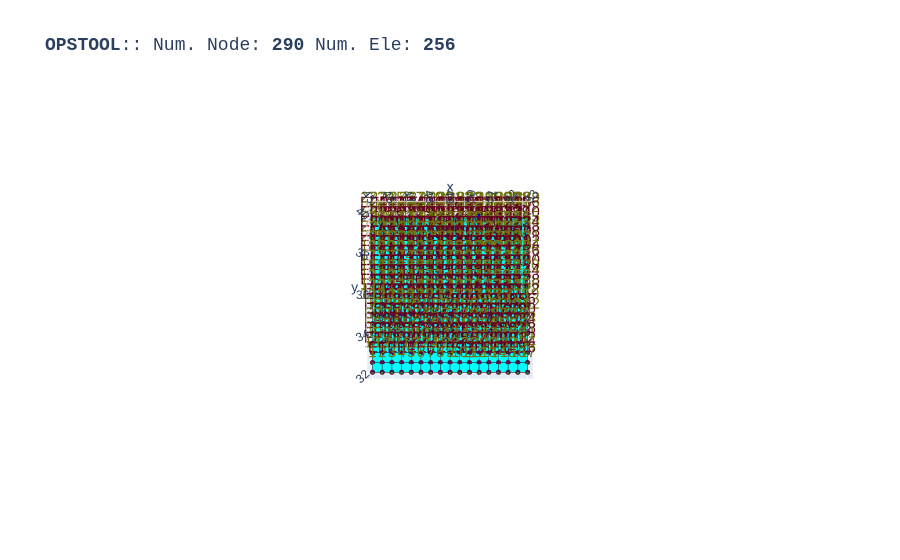

The notebook cell this image was saved under:
### Code cell
opst.vis.plotly.plot_model(show_node_numbering=True, show_ele_numbering=True, show_nodal_loads = True)

### Figure 1 — Plotly figure (JSON) as saved in the notebook; plotly's stock layout.template omitted (floating-point values rounded to 4 significant figures; data arrays with more than 128 entries replaced by an {"elided": "..."} marker saying what was removed)
{"data": [{"color": "#00FFFF", "hoverinfo": "skip", "i": {"elided": "512 int values"}, "j": {"elided": "512 int values"}, "k": {"elided": "512 int values"}, "name": "BBarFourNodeQuadUP", "opacity": 1, "type": "mesh3d", "x": {"elided": "1024 float values"}, "y": {"elided": "1024 float values"}, "z": {"elided": "1024 float values"}}, {"connectgaps": false, "hoverinfo": "skip", "line": {"color": "black", "width": 1}, "mode": "lines", "name": "Edge", "type": "scatter3d", "x": {"elided": "1536 float values"}, "y": {"elided": "1536 float values"}, "z": {"elided": "1536 float values"}}, {"customdata": {"elided": "256 str values"}, "hovertemplate": "%{customdata}", "marker": {"color": "#00FFFF", "size": 3, "symbol": "diamond-open"}, "mode": "markers", "name": "BBarFourNodeQuadUP", "type": "scatter3d", "x": {"elided": "256 float values"}, "y": {"elided": "256 float values"}, "z": {"elided": "256 float values"}}, {"customdata": {"elided": "290 str values"}, "hovertemplate": "x: %{x}<br>y: %{y}<br>z: %{z} <br>nodeTag: %{customdata}", "marker": {"color": "#580f41", "size": 3, "symbol": "circle"}, "mode": "markers", "name": "Nodes", "type": "scatter3d", "x": {"elided": "290 float values"}, "y": {"elided": "290 float values"}, "z": {"elided": "290 float values"}}, {"mode": "text", "name": "Node Tag", "text": {"elided": "290 str values"}, "textfont": {"color": "#6e750e", "size": 15}, "type": "scatter3d", "x": {"elided": "290 float values"}, "y": {"elided": "290 float values"}, "z": {"elided": "290 float values"}}, {"mode": "text", "name": "Element Tag", "text": {"elided": "256 str values"}, "textfont": {"color": "#650021", "size": 15}, "type": "scatter3d", "x": {"elided": "256 float values"}, "y": {"elided": "256 float values"}, "z": {"elided": "256 float values"}}, {"connectgaps": false, "hoverinfo": "skip", "line": {"color": "#15b01a", "width": 1}, "mode": "lines", "name": "BC", "type": "scatter3d", "x": {"elided": "294 float values"}, "y": {"elided": "294 float values"}, "z": {"elided": "294 float values"}}, {"connectgaps": false, "hoverinfo": "skip", "line": {"color": "#FF1493", "width": 2.5}, "mode": "lines", "name": "mp constraint", "type": "scatter3d", "x": [52.0, 52.0, NaN], "y": [40.0, 40.0, NaN], "z": [0.0, 0.0, NaN]}, {"connectgaps": false, "hovertemplate": "<b>%{text}</b>", "line": {"color": "#0000ff", "width": 5}, "mode": "lines", "name": "<b>Pattern 1</b><br>Nodal Load", "text": ["0.00e+00", "0.00e+00", "0.00e+00", "0.00e+00", "0.00e+00", "0.00e+00"], "type": "scatter3d", "x": [50.5, 50.5, NaN, 50.5, 50.5, NaN], "y": [40.0, 40.0, NaN, 40.0, 40.0, NaN], "z": [0.0, 0.0, NaN, 0.0, 0.0, NaN]}, {"color": "#0000ff", "hovertemplate": "<b>%{text}", "i": [0, 0, 1, 1, 2, 2, 3, 3, 4, 4, 5, 5, 6, 6, 7, 7, 8, 8, 9, 9, 10, 10, 11, 11, 12, 12, 13, 13, 14, 14, 15, 15, 18, 18, 19, 19, 20, 20, 21, 21, 22, 22, 23, 23, 24, 24, 25, 25, 26, 26, 27, 27, 28, 28, 29, 29, 30, 30, 31, 31, 32, 32, 33, 33], "j": [1, 1, 2, 2, 3, 3, 4, 4, 5, 5, 6, 6, 7, 7, 8, 8, 9, 9, 10, 10, 11, 11, 12, 12, 13, 13, 14, 14, 15, 15, 0, 0, 19, 19, 20, 20, 21, 21, 22, 22, 23, 23, 24, 24, 25, 25, 26, 26, 27, 27, 28, 28, 29, 29, 30, 30, 31, 31, 32, 32, 33, 33, 18, 18], "k": [16, 17, 16, 17, 16, 17, 16, 17, 16, 17, 16, 17, 16, 17, 16, 17, 16, 17, 16, 17, 16, 17, 16, 17, 16, 17, 16, 17, 16, 17, 16, 17, 34, 35, 34, 35, 34, 35, 34, 35, 34, 35, 34, 35, 34, 35, 34, 35, 34, 35, 34, 35, 34, 35, 34, 35, 34, 35, 34, 35, 34, 35, 34, 35], "name": "<b>Pattern 1</b><br>Nodal Load", "text": ["0.00e+00", "0.00e+00", "0.00e+00", "0.00e+00", "0.00e+00", "0.00e+00", "0.00e+00", "0.00e+00", "0.00e+00", "0.00e+00", "0.00e+00", "0.00e+00", "0.00e+00", "0.00e+00", "0.00e+00", "0.00e+00", "0.00e+00", "0.00e+00", "0.00e+00", "0.00e+00", "0.00e+00", "0.00e+00", "0.00e+00", "0.00e+00", "0.00e+00", "0.00e+00", "0.00e+00", "0.00e+00", "0.00e+00", "0.00e+00", "0.00e+00", "0.00e+00", "0.00e+00", "0.00e+00", "0.00e+00", "0.00e+00"], "type": "mesh3d", "x": [50.5, 50.5, 50.5, 50.5, 50.5, 50.5, 50.5, 50.5, 50.5, 50.5, 50.5, 50.5, 50.5, 50.5, 50.5, 50.5, 50.5, 50.5, 50.5, 50.5, 50.5, 50.5, 50.5, 50.5, 50.5, 50.5, 50.5, 50.5, 50.5, 50.5, 50.5, 50.5, 50.5, 50.5, 50.5, 50.5], "y": [40.0, 40.0, 40.0, 40.0, 40.0, 40.0, 40.0, 40.0, 40.0, 40.0, 40.0, 40.0, 40.0, 40.0, 40.0, 40.0, 40.0, 40.0, 40.0, 40.0, 40.0, 40.0, 40.0, 40.0, 40.0, 40.0, 40.0, 40.0, 40.0, 40.0, 40.0, 40.0, 40.0, 40.0, 40.0, 40.0], "z": [0.0, 0.0, 0.0, 0.0, 0.0, 0.0, 0.0, 0.0, 0.0, 0.0, 0.0, 0.0, 0.0, 0.0, 0.0, 0.0, 0.0, 0.0, 0.0, 0.0, 0.0, 0.0, 0.0, 0.0, 0.0, 0.0, 0.0, 0.0, 0.0, 0.0, 0.0, 0.0, 0.0, 0.0, 0.0, 0.0]}, {"connectgaps": false, "hovertemplate": "<b>%{text}</b>", "line": {"color": "#0000ff", "width": 5}, "mode": "lines", "name": "<b>Pattern 1</b><br>Nodal Load", "text": ["-5.00e+00", "-5.00e+00", "-5.00e+00", "-5.00e+00", "-5.00e+00", "-5.00e+00"], "type": "scatter3d", "x": [50.5, 50.5, NaN, 50.5, 50.5, NaN], "y": [40.56, 40.16, NaN, 40.56, 40.16, NaN], "z": [0.0, 0.0, NaN, 0.0, 0.0, NaN]}, {"color": "#0000ff", "hovertemplate": "<b>%{text}", "i": [0, 0, 1, 1, 2, 2, 3, 3, 4, 4, 5, 5, 6, 6, 7, 7, 8, 8, 9, 9, 10, 10, 11, 11, 12, 12, 13, 13, 14, 14, 15, 15, 18, 18, 19, 19, 20, 20, 21, 21, 22, 22, 23, 23, 24, 24, 25, 25, 26, 26, 27, 27, 28, 28, 29, 29, 30, 30, 31, 31, 32, 32, 33, 33], "j": [1, 1, 2, 2, 3, 3, 4, 4, 5, 5, 6, 6, 7, 7, 8, 8, 9, 9, 10, 10, 11, 11, 12, 12, 13, 13, 14, 14, 15, 15, 0, 0, 19, 19, 20, 20, 21, 21, 22, 22, 23, 23, 24, 24, 25, 25, 26, 26, 27, 27, 28, 28, 29, 29, 30, 30, 31, 31, 32, 32, 33, 33, 18, 18], "k": [16, 17, 16, 17, 16, 17, 16, 17, 16, 17, 16, 17, 16, 17, 16, 17, 16, 17, 16, 17, 16, 17, 16, 17, 16, 17, 16, 17, 16, 17, 16, 17, 34, 35, 34, 35, 34, 35, 34, 35, 34, 35, 34, 35, 34, 35, 34, 35, 34, 35, 34, 35, 34, 35, 34, 35, 34, 35, 34, 35, 34, 35, 34, 35], "name": "<b>Pattern 1</b><br>Nodal Load", "text": ["-5.00e+00", "-5.00e+00", "-5.00e+00", "-5.00e+00", "-5.00e+00", "-5.00e+00", "-5.00e+00", "-5.00e+00", "-5.00e+00", "-5.00e+00", "-5.00e+00", "-5.00e+00", "-5.00e+00", "-5.00e+00", "-5.00e+00", "-5.00e+00", "-5.00e+00", "-5.00e+00", "-5.00e+00", "-5.00e+00", "-5.00e+00", "-5.00e+00", "-5.00e+00", "-5.00e+00", "-5.00e+00", "-5.00e+00", "-5.00e+00", "-5.00e+00", "-5.00e+00", "-5.00e+00", "-5.00e+00", "-5.00e+00", "-5.00e+00", "-5.00e+00", "-5.00e+00", "-5.00e+00"], "type": "mesh3d", "x": [50.58, 50.57, 50.55, 50.52, 50.49, 50.46, 50.44, 50.42, 50.42, 50.44, 50.46, 50.49, 50.52, 50.55, 50.57, 50.58, 50.5, 50.5, 50.58, 50.57, 50.55, 50.52, 50.49, 50.46, 50.44, 50.42, 50.42, 50.44, 50.46, 50.49, 50.52, 50.55, 50.57, 50.58, 50.5, 50.5], "y": [40.16, 40.16, 40.16, 40.16, 40.16, 40.16, 40.16, 40.16, 40.16, 40.16, 40.16, 40.16, 40.16, 40.16, 40.16, 40.16, 40.16, 39.96, 40.16, 40.16, 40.16, 40.16, 40.16, 40.16, 40.16, 40.16, 40.16, 40.16, 40.16, 40.16, 40.16, 40.16, 40.16, 40.16, 40.16, 39.96], "z": [0.0, 0.03254, 0.05945, 0.07608, 0.07956, 0.06928, 0.04702, 0.01663, -0.01663, -0.04702, -0.06928, -0.07956, -0.07608, -0.05945, -0.03254, -1.959e-17, 0.0, 0.0, 0.0, 0.03254, 0.05945, 0.07608, 0.07956, 0.06928, 0.04702, 0.01663, -0.01663, -0.04702, -0.06928, -0.07956, -0.07608, -0.05945, -0.03254, -1.959e-17, 0.0, 0.0]}, {"connectgaps": false, "hovertemplate": "<b>%{text}</b>", "line": {"color": "#0000ff", "width": 5}, "mode": "lines", "name": "<b>Pattern 1</b><br>Nodal Load", "text": ["0.00e+00", "0.00e+00", "0.00e+00", "0.00e+00", "0.00e+00", "0.00e+00"], "type": "scatter3d", "x": [50.5, 50.5, NaN, 50.5, 50.5, NaN], "y": [40.0, 40.0, NaN, 40.0, 40.0, NaN], "z": [0.0, 0.0, NaN, 0.0, 0.0, NaN]}, {"color": "#0000ff", "hovertemplate": "<b>%{text}", "i": [0, 0, 1, 1, 2, 2, 3, 3, 4, 4, 5, 5, 6, 6, 7, 7, 8, 8, 9, 9, 10, 10, 11, 11, 12, 12, 13, 13, 14, 14, 15, 15, 18, 18, 19, 19, 20, 20, 21, 21, 22, 22, 23, 23, 24, 24, 25, 25, 26, 26, 27, 27, 28, 28, 29, 29, 30, 30, 31, 31, 32, 32, 33, 33], "j": [1, 1, 2, 2, 3, 3, 4, 4, 5, 5, 6, 6, 7, 7, 8, 8, 9, 9, 10, 10, 11, 11, 12, 12, 13, 13, 14, 14, 15, 15, 0, 0, 19, 19, 20, 20, 21, 21, 22, 22, 23, 23, 24, 24, 25, 25, 26, 26, 27, 27, 28, 28, 29, 29, 30, 30, 31, 31, 32, 32, 33, 33, 18, 18], "k": [16, 17, 16, 17, 16, 17, 16, 17, 16, 17, 16, 17, 16, 17, 16, 17, 16, 17, 16, 17, 16, 17, 16, 17, 16, 17, 16, 17, 16, 17, 16, 17, 34, 35, 34, 35, 34, 35, 34, 35, 34, 35, 34, 35, 34, 35, 34, 35, 34, 35, 34, 35, 34, 35, 34, 35, 34, 35, 34, 35, 34, 35, 34, 35], "name": "<b>Pattern 1</b><br>Nodal Load", "text": ["0.00e+00", "0.00e+00", "0.00e+00", "0.00e+00", "0.00e+00", "0.00e+00", "0.00e+00", "0.00e+00", "0.00e+00", "0.00e+00", "0.00e+00", "0.00e+00", "0.00e+00", "0.00e+00", "0.00e+00", "0.00e+00", "0.00e+00", "0.00e+00", "0.00e+00", "0.00e+00", "0.00e+00", "0.00e+00", "0.00e+00", "0.00e+00", "0.00e+00", "0.00e+00", "0.00e+00", "0.00e+00", "0.00e+00", "0.00e+00", "0.00e+00", "0.00e+00", "0.00e+00", "0.00e+00", "0.00e+00", "0.00e+00"], "type": "mesh3d", "x": [50.5, 50.5, 50.5, 50.5, 50.5, 50.5, 50.5, 50.5, 50.5, 50.5, 50.5, 50.5, 50.5, 50.5, 50.5, 50.5, 50.5, 50.5, 50.5, 50.5, 50.5, 50.5, 50.5, 50.5, 50.5, 50.5, 50.5, 50.5, 50.5, 50.5, 50.5, 50.5, 50.5, 50.5, 50.5, 50.5], "y": [40.0, 40.0, 40.0, 40.0, 40.0, 40.0, 40.0, 40.0, 40.0, 40.0, 40.0, 40.0, 40.0, 40.0, 40.0, 40.0, 40.0, 40.0, 40.0, 40.0, 40.0, 40.0, 40.0, 40.0, 40.0, 40.0, 40.0, 40.0, 40.0, 40.0, 40.0, 40.0, 40.0, 40.0, 40.0, 40.0], "z": [0.0, 0.0, 0.0, 0.0, 0.0, 0.0, 0.0, 0.0, 0.0, 0.0, 0.0, 0.0, 0.0, 0.0, 0.0, 0.0, 0.0, 0.0, 0.0, 0.0, 0.0, 0.0, 0.0, 0.0, 0.0, 0.0, 0.0, 0.0, 0.0, 0.0, 0.0, 0.0, 0.0, 0.0, 0.0, 0.0]}], "layout": {"autosize": true, "font": {"family": "Arial, sans-serif"}, "scene": {"aspectmode": "data", "camera": {"eye": {"x": 0, "y": -0.1, "z": 10}}, "dragmode": "pan", "xaxis": {"showbackground": false}, "yaxis": {"showbackground": false}, "zaxis": {"showbackground": true, "showgrid": true, "showticklabels": false, "ticks": "", "title": {"text": ""}, "visible": true}}, "showlegend": false, "title": {"font": {"family": "courier", "size": 18}, "text": "<b>OPSTOOL</b>:: Num. Node: <b>290</b> Num. Ele: <b>256</b>"}}}
